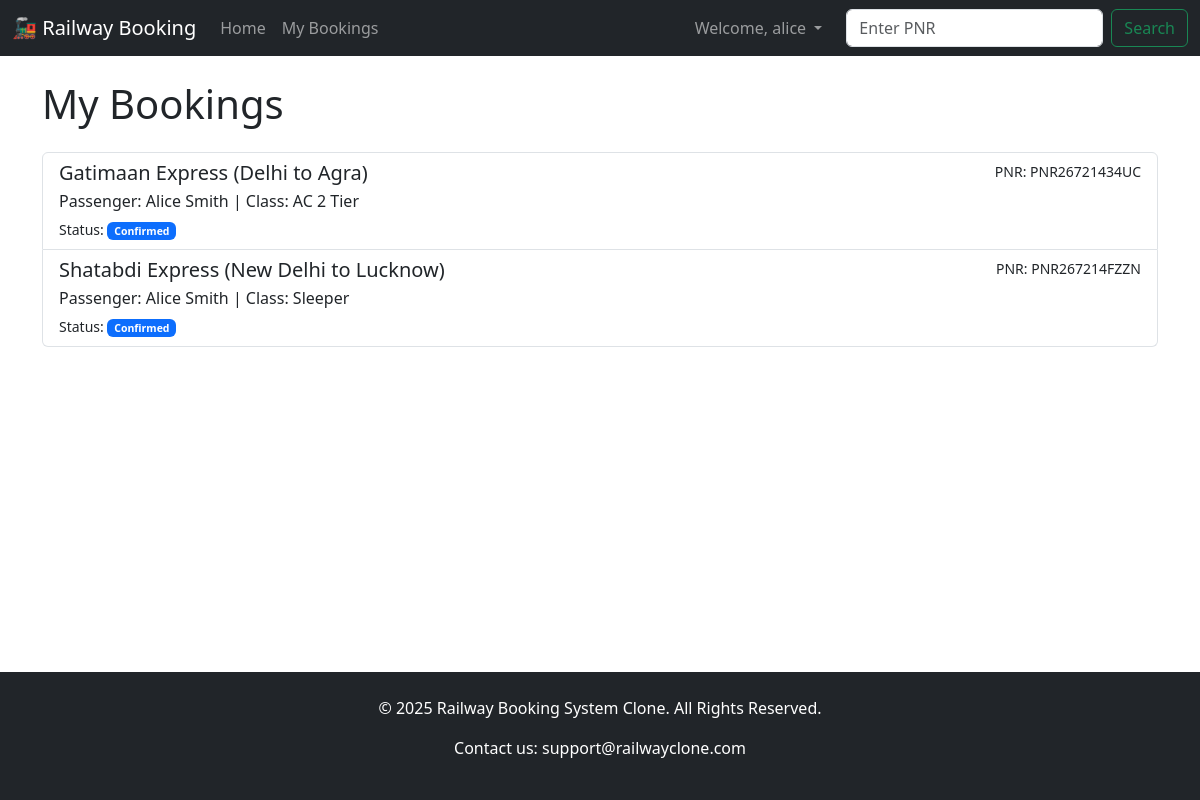
Screenshot of /my_bookings (signed in) with the database file from the repository.
### app.py (models this page shows)
class Booking(db.Model):
    id = db.Column(db.Integer, primary_key=True)
    pnr_number = db.Column(db.String(20), unique=True, nullable=False)
    train_id = db.Column(db.Integer, db.ForeignKey('train.id'), nullable=False)
    user_id = db.Column(db.Integer, db.ForeignKey('user.id'), nullable=False)
    passenger_name = db.Column(db.String(100), nullable=False)
    passenger_age = db.Column(db.Integer, nullable=False)
    seat_class = db.Column(db.String(50), nullable=False, default='Sleeper')
    status = db.Column(db.String(20), default='Confirmed')
    train = db.relationship('Train', backref=db.backref('bookings', lazy=True))
    user = db.relationship('User', backref=db.backref('bookings', lazy=True))

class Train(db.Model):
    id = db.Column(db.Integer, primary_key=True)
    train_name = db.Column(db.String(100), nullable=False)
    source = db.Column(db.String(100), nullable=False)
    destination = db.Column(db.String(100), nullable=False)
    departure_time = db.Column(db.String(10), nullable=False) # e.g., '06:15'
    total_seats = db.Column(db.Integer, nullable=False)

### app.py (the view)
@app.route('/my_bookings')
def my_bookings():
    if not session.get('logged_in'):
        flash('You must be logged in to view your bookings.', 'danger')
        return redirect(url_for('login'))
    user_id = session['user_id']
    bookings = Booking.query.filter_by(user_id=user_id).order_by(Booking.id.desc()).all()
    return render_template('my_bookings.html', bookings=bookings)

### templates/my_bookings.html
{% extends 'base.html' %}
{% block content %}
  <h1 class="display-6 mb-4">My Bookings</h1>
  {% if bookings %}
    <div class="list-group">
      {% for booking in bookings %}
        <a href="{{ url_for('pnr_status', pnr=booking.pnr_number) }}" class="list-group-item list-group-item-action">
          <div class="d-flex w-100 justify-content-between">
            <h5 class="mb-1">{{ booking.train.train_name }} ({{ booking.train.source }} to {{ booking.train.destination }})</h5>
            <small>PNR: {{ booking.pnr_number }}</small>
          </div>
          <p class="mb-1">Passenger: {{ booking.passenger_name }} | Class: {{ booking.seat_class }}</p>
          <small>Status: <span class="badge bg-primary">{{ booking.status }}</span></small>
        </a>
      {% endfor %}
    </div>
  {% else %}
    <div class="alert alert-info">You have not made any bookings yet.</div>
  {% endif %}
{% endblock %}

### templates/base.html (shortened to what this page needs)
<!doctype html>
<html lang="en" class="h-100">
  <head>
    <link href="https://cdn.jsdelivr.net/npm/bootstrap@5.3.3/dist/css/bootstrap.min.css" rel="stylesheet">
  </head>
  <body class="d-flex flex-column h-100">
    <nav class="navbar navbar-expand-lg navbar-dark bg-dark">
      <div class="container-fluid">
        <a class="navbar-brand" href="/">🚂 Railway Booking</a>
        <div class="collapse navbar-collapse" id="navbarNav">
          <ul class="navbar-nav me-auto mb-2 mb-lg-0">
            <li class="nav-item">
              <a class="nav-link" href="{{ url_for('index') }}">Home</a>
            </li>
            {% if session.logged_in %}
              <li class="nav-item">
                <a class="nav-link" href="{{ url_for('my_bookings') }}">My Bookings</a>
              </li>
            {% endif %}
          </ul>
          <ul class="navbar-nav ms-auto mb-2 mb-lg-0 align-items-center">
            {% if session.logged_in %}
              <li class="nav-item dropdown">
                <a class="nav-link dropdown-toggle" href="#" role="button" data-bs-toggle="dropdown">
                  Welcome, {{ session.username }}
                </a>
              </li>
            {% endif %}
          </ul>
          <form class="d-flex ms-3" action="{{ url_for('pnr_status') }}" method="get">
            <input class="form-control me-2" type="search" name="pnr" placeholder="Enter PNR" required>
            <button class="btn btn-outline-success" type="submit">Search</button>
          </form>
        </div>
      </div>
    </nav>
    <div class="container mt-4 flex-shrink-0">
      {% block content %}
      {% endblock %}
    </div>
    <footer class="bg-dark text-white text-center p-4 mt-auto">
        <div class="container">
            <p>&copy; 2025 Railway Booking System Clone. All Rights Reserved.</p>
            <p>Contact us: support@railwayclone.com</p>
        </div>
    </footer>
  </body>
</html>

### rows the page displays
Booking: train.train_name "Gatimaan Express", train.source "Delhi", train.destination "Agra", pnr_number "PNR26721434UC", passenger_name "Alice Smith", seat_class "AC 2 Tier", status "Confirmed"
Booking: train.train_name "Shatabdi Express", train.source "New Delhi", train.destination "Lucknow", pnr_number "PNR267214FZZN", passenger_name "Alice Smith", seat_class "Sleeper", status "Confirmed"

### other values shown
{{ session.username }} "alice"
